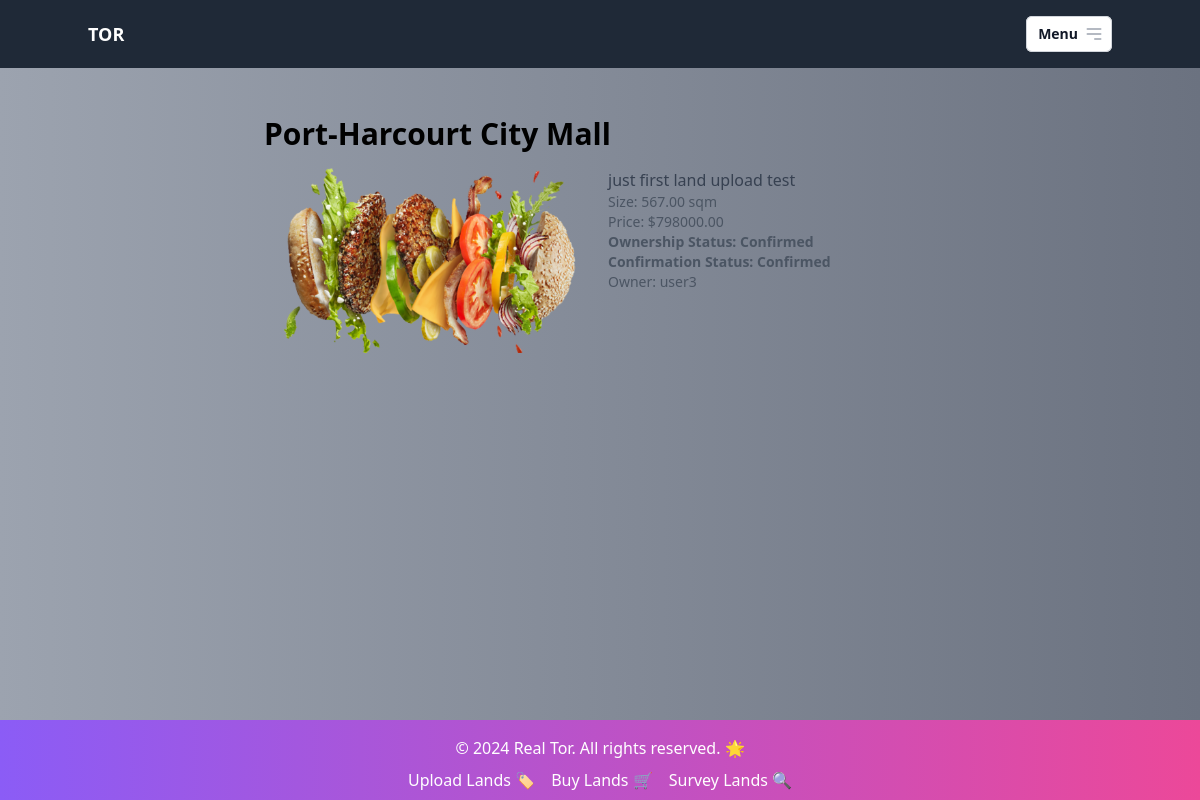
Page /lands/1/ (signed in) on the earlier database version.
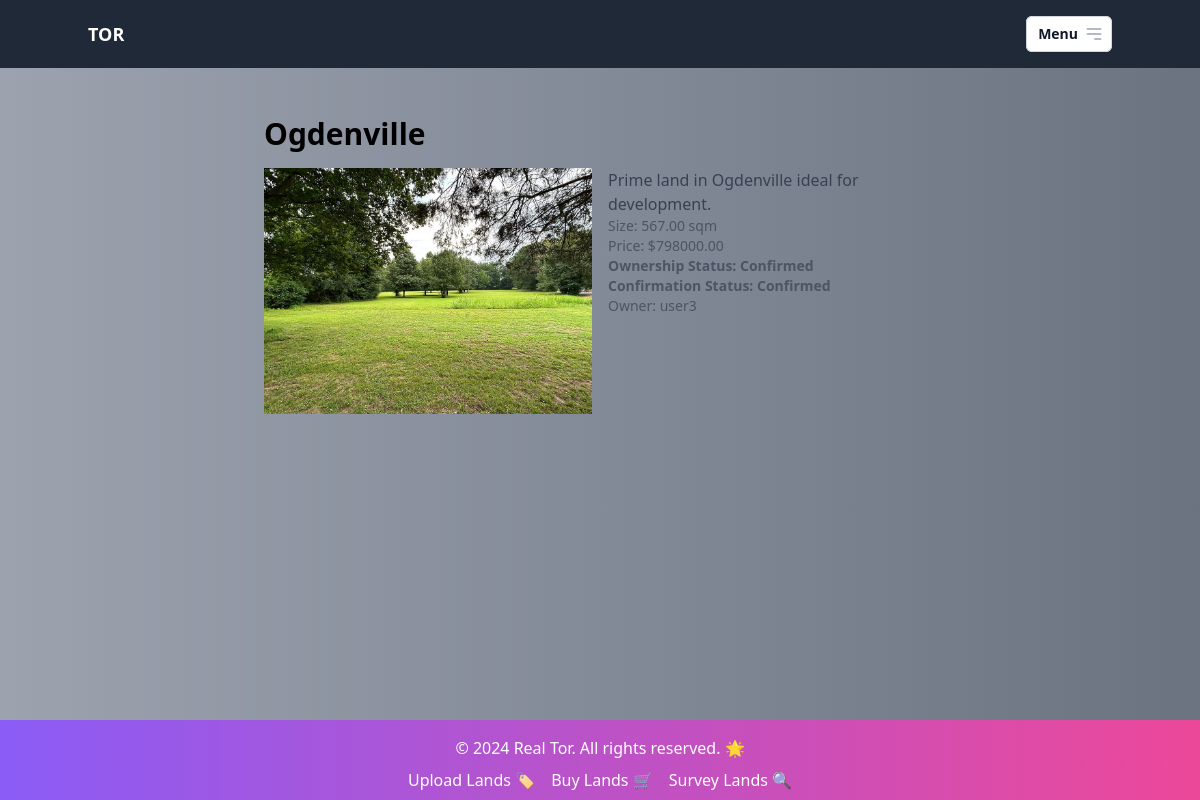
Same page on the later database version.
### lands/models.py (models this page shows, shortened)
class Land(models.Model):
    location = models.CharField(max_length=100)
    size = models.DecimalField(max_digits=10, decimal_places=2)
    price = models.DecimalField(max_digits=10, decimal_places=2)
    description = models.TextField()
    ownership_status = models.BooleanField(default=False, verbose_name="Ownership Status")
    confirmation_status = models.BooleanField(default=False, verbose_name="Confirmation Status")
    images = models.ImageField(upload_to="land_images", blank=True, null=True)
    document = models.FileField(upload_to="land_documents", blank=True, null=True)
    owner = models.ForeignKey(User, on_delete=models.CASCADE, related_name="lands", verbose_name="Owner")
    class Meta:
        verbose_name = "Land"
        verbose_name_plural = "Lands"

### lands/views.py (the view)
# urls.py: path('<int:land_id>/', land_detail, name='land_detail'),
@login_required
def land_detail(request, land_id):
    land = get_object_or_404(Land, id=land_id)
    return render(request, 'lands/land_detail.html', {'land': land})

### templates/lands/land_detail.html (shortened to what this page needs)
{% extends 'base.html' %}
{% block content %}
<div class="container mx-auto px-4 py-8">
    <div class="max-w-2xl mx-auto">
        <h1 class="text-3xl font-bold mb-4">{{ land.location }}</h1>
        <div class="grid grid-cols-1 md:grid-cols-2 gap-4">
            <div>
                {% if land.images %}
                    {% if land.images.count > 1 %}
                        <div class="grid grid-cols-2 gap-4">
                            {% for image in land.images.all %}
                                <img src="{{ image.url }}" alt="{{ land.location }}" class="w-full h-auto">
                            {% endfor %}
                        </div>
                    {% else %}
                        <img src="{{ land.images.url }}" alt="{{ land.location }}" class="w-full h-auto">
                    {% endif %}
                {% endif %}
            </div>
            <div>
                <p class="text-gray-700">{{ land.description }}</p>
                <p class="text-sm text-gray-600">Size: {{ land.size }} sqm</p>
                <p class="text-sm text-gray-600">Price: ${{ land.price }}</p>
                <p class="text-sm font-bold text-gray-600">Ownership Status: {% if land.ownership_status %}Confirmed{% else %}Not Confirmed{% endif %}</p>
                <p class="text-sm font-bold text-gray-600">Confirmation Status: {% if land.confirmation_status %}Confirmed{% else %}Not Confirmed{% endif %}</p>
                <p class="text-sm text-gray-600">Owner: {{ land.owner.username }}</p>
            </div>
        </div>
    </div>
</div>
{% endblock %}

Differences in the rows shown:
changed Land "user3": location "Port-Harcourt City Mall" → "Ogdenville"; images: a different picture; description "just first land upload test" → "Prime land in Ogdenville ideal for development."
